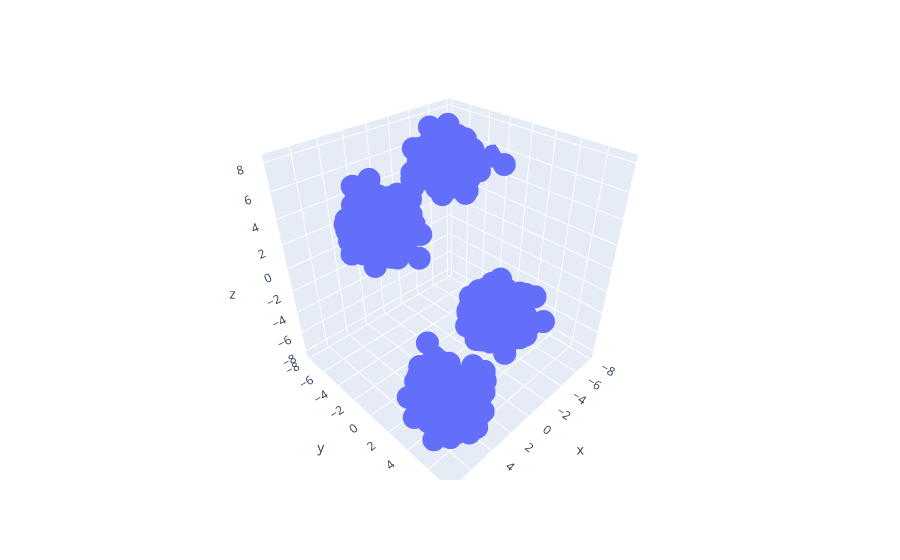

Source (notebook cell):
### Markdown cell above
### 3D

### Code cell
import plotly.express as ax
fig=ax.scatter_3d(x=x[:,0],y=x[:,1],z=x[:,2])
fig.show()

### Figure 1 — Plotly figure (JSON) as saved in the notebook; plotly's stock layout.template omitted (floating-point values rounded to 4 significant figures; data arrays with more than 128 entries replaced by an {"elided": "..."} marker saying what was removed)
{"data": [{"hovertemplate": "x=%{x}<br>y=%{y}<br>z=%{z}<extra></extra>", "legendgroup": "", "marker": {"color": "#636efa", "symbol": "circle"}, "mode": "markers", "name": "", "scene": "scene", "showlegend": false, "type": "scatter3d", "x": {"elided": "1000 float values"}, "y": {"elided": "1000 float values"}, "z": {"elided": "1000 float values"}}], "layout": {"legend": {"tracegroupgap": 0}, "margin": {"t": 60}, "scene": {"domain": {"x": [0, 1], "y": [0, 1]}, "xaxis": {"title": {"text": "x"}}, "yaxis": {"title": {"text": "y"}}, "zaxis": {"title": {"text": "z"}}}}}
